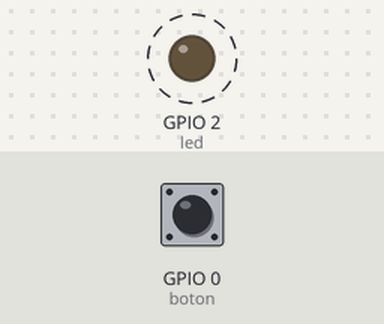
This program was run on a simulated ESP32 board running MicroPython. Shown: output pins drawn as LEDs (lit = HIGH). Dashed ring = blinking. Inputs (shaded band) come from the test bench; at power-on: GPIO 0 (boton) HIGH. What the program prints to the serial console is not drawn.

Above: at 1.2 s.
1.3 s: GPIO 0 (boton) pulled LOW for 2.6 s
Timing chart, 0 to 11.4 s (numbered marks = the images above; inputs shaded):
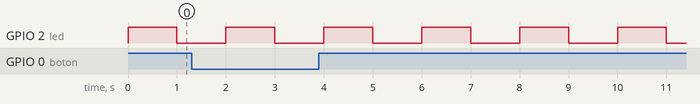

The program:

01_bloqueante.py
```python
# =============================================================
# Ejemplo 1 — Programa BLOQUEANTE
# Placa: ESP32 con MicroPython
# Conexiones: LED integrado en GPIO2, botón BOOT en GPIO0
# -------------------------------------------------------------
# Idea para la clase: presione el botón varias veces rápido.
# ¿Cuántas pulsaciones detecta el programa? ¿Por qué se pierden?
# =============================================================
from machine import Pin
import time

led = Pin(2, Pin.OUT)
boton = Pin(0, Pin.IN, Pin.PULL_UP)   # 0 = presionado

contador = 0

while True:
    led.value(1)
    time.sleep(1)            # <- la CPU no puede hacer NADA más durante 1 s
    led.value(0)
    time.sleep(1)            # <- otro segundo "congelado"

    # El botón solo se revisa una vez cada 2 segundos.
    # Si la pulsación dura 150 ms, lo más probable es que se pierda.
    if boton.value() == 0:
        contador += 1
        print("Botón detectado. Total:", contador)
```

Measured:
- by itself, GPIO 2 (led): alternates HIGH for 1.0 s and LOW for 1.0 s
